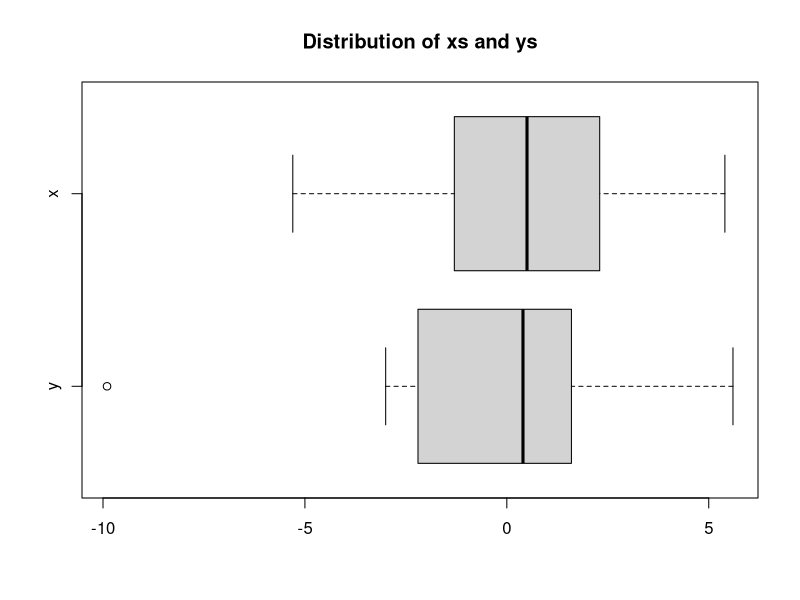
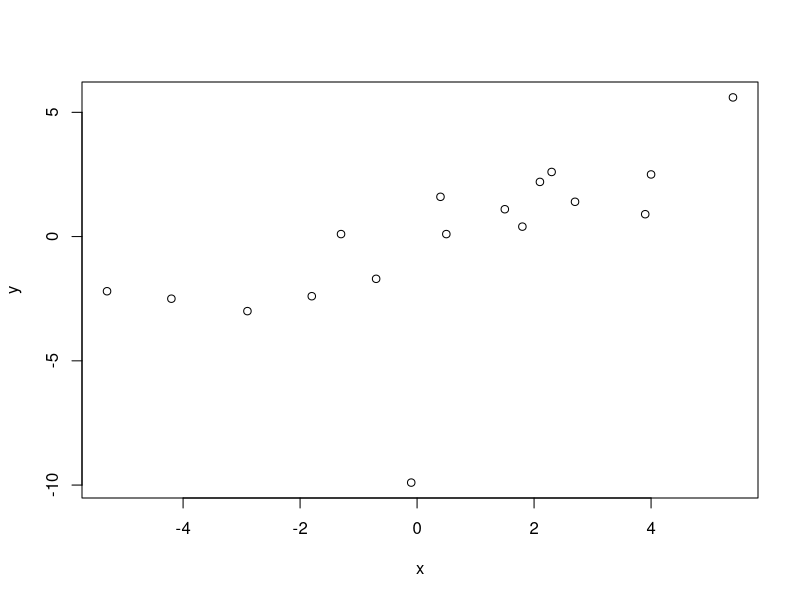
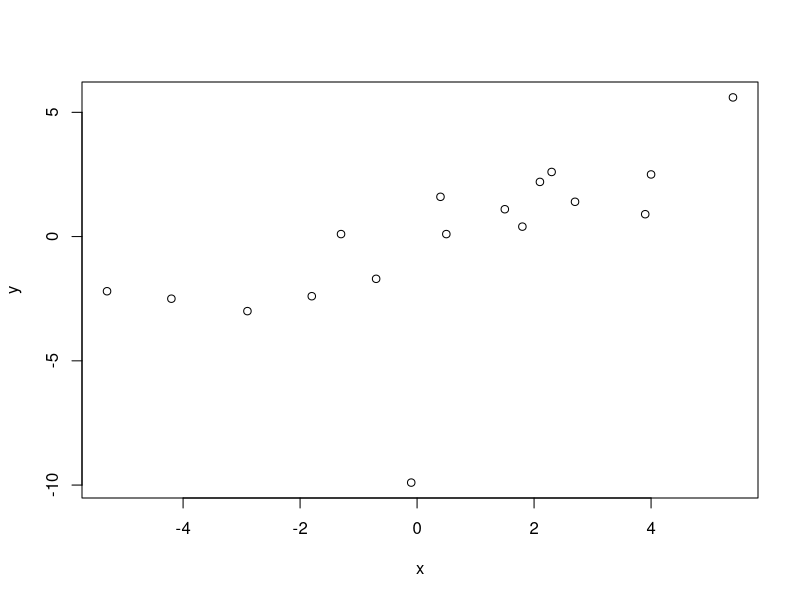
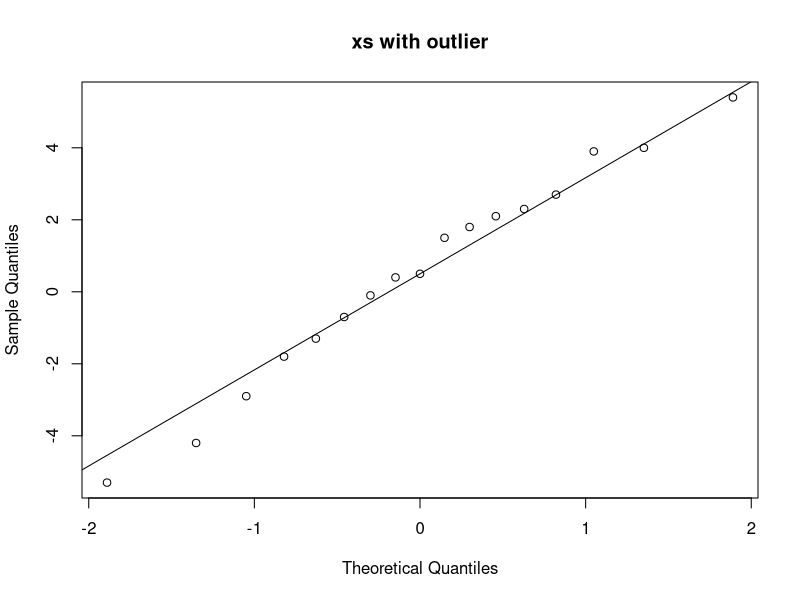
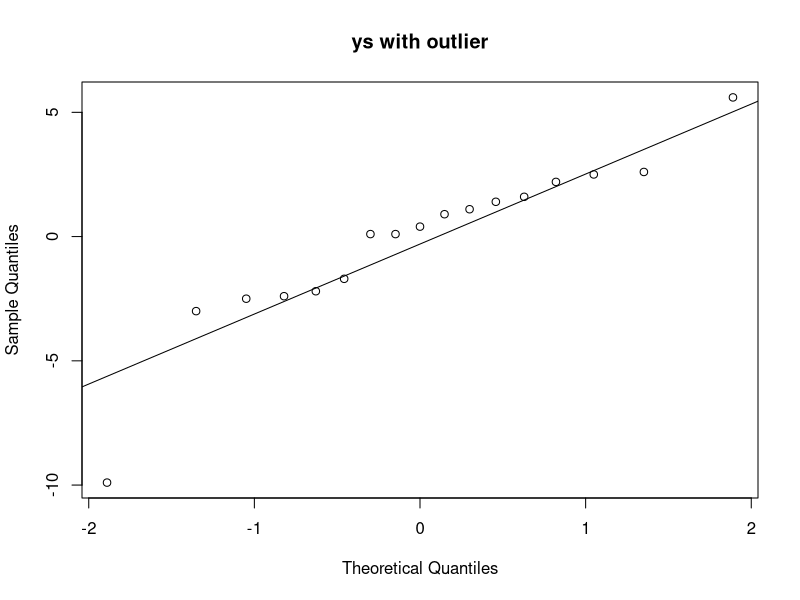
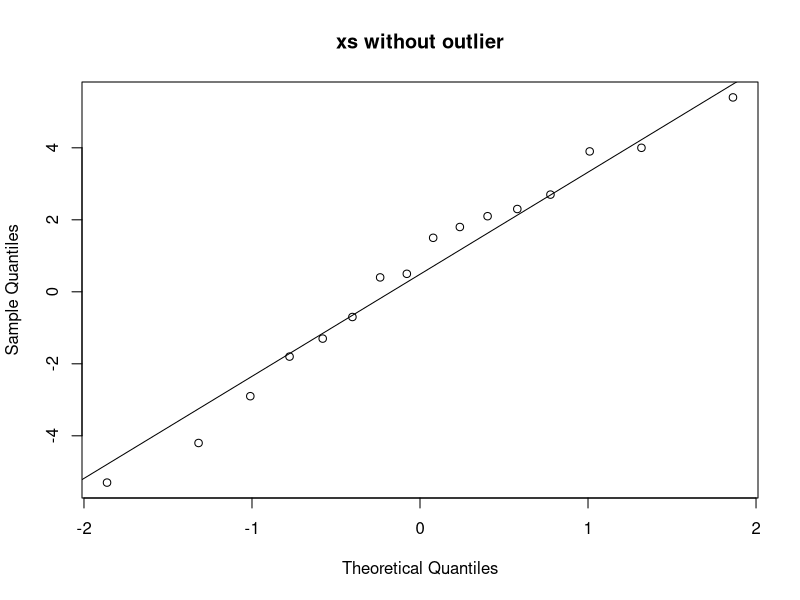
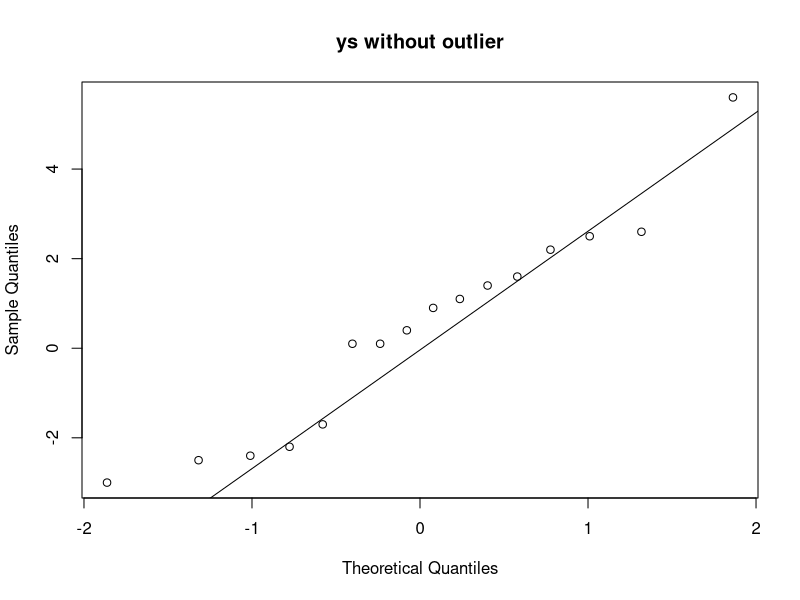

Reproduce these figures in R, in order.
#' ---
#' title: "hw1"
#' output: pdf_document
#' ---

knitr::opts_chunk$set(fig.width = 5, fig.height = 3.5, fig.align = "center")

#' # 1
#' ## i

#' Using:
x <- c(2.7, 4.0, 2.3, 5.4, -5.3, 1.8, -1.3, -2.9, 2.1, 3.9,
       -1.8, 0.4, -4.2, 0.5, -0.1, 1.5, -0.7)
y <- c(1.4, 2.5, 2.6, 5.6, -2.2, 0.4, 0.1, -3.0, 2.2, 0.9,
       -2.4, 1.6, -2.5, 0.1, -9.9, 1.1, -1.7)

#' Five-number summary of $x$:
summary(x)
#' Five-number summary of $y$:
summary(y)


#' Sample variance of $x$:
var(x)
#' Sample variance of $y$:
var(y)

boxplot(y,x,
  main = "Distribution of xs and ys",
  names = c("y", "x"),
  horizontal = TRUE
)

#' The $y$s are skewed right while the $xs have no skew.
#' The outlier is the y-value $-9.9$ from the point $(-0.1, -9.9)$.

#' 
#' 
#' ## ii

plot(x, y)

#' Correlation coefficient:
cor(x, y)
#' Which means $x$ and $y$ are moderately linearly correlated.
#' 
#' ## iii
#' 
#' Yes; $(-0.1, -9.9)$ is an outlier.
x2 <- c(2.7, 4.0, 2.3, 5.4, -5.3, 1.8, -1.3, -2.9, 2.1, 3.9,
        -1.8, 0.4, -4.2, 0.5, 1.5, -0.7)
y2 <- c(1.4, 2.5, 2.6, 5.6, -2.2, 0.4, 0.1, -3.0, 2.2, 0.9,
        -2.4, 1.6, -2.5, 0.1, 1.1, -1.7)
cor(x2, y2)

#'
#'
#' ## iv
plot(x, y)
#' I can see the outlier $(-0.1, -9.9)$ at the bottom-center of the graph.
#' 
#' 
#' ## v
#' The sample correlation coefficient in iii is much higher than the one in ii.
#' 
#' 
#' ## vi
#' 
qqnorm(x, main="xs with outlier"); qqline(x)
qqnorm(y, main="ys with outlier"); qqline(y)
#' The $x$s look much closer to normal distribution than the $y$s.

qqnorm(x2, main="xs without outlier"); qqline(x2)
qqnorm(y2, main="ys without outlier"); qqline(y2)
#' The $x$s still look much closer to normal distribution than the $y$s.
#' 
#' 
